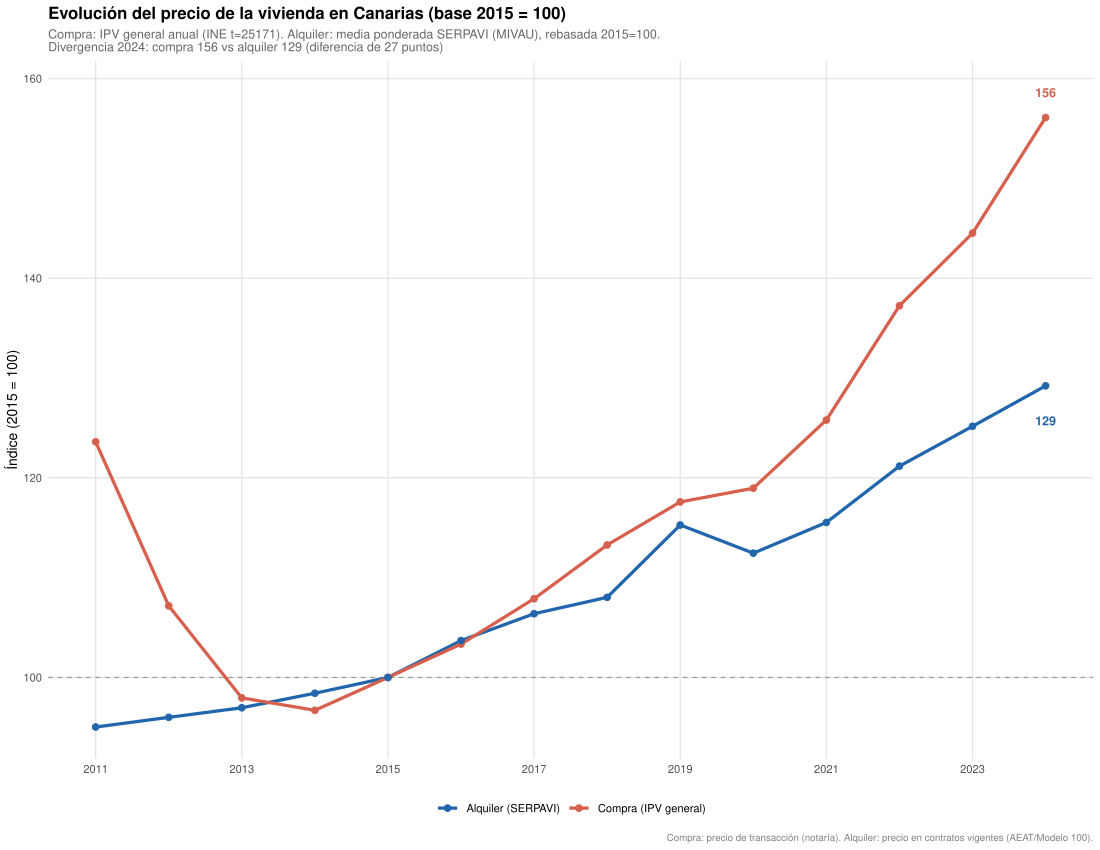

This chart was generated by the following R code:
#!/usr/bin/env Rscript
# =============================================================================
# evolucion_precios_vivienda.R
# Comparativa de la evolución del precio de compra (IPV, INE) y del alquiler
# (SERPAVI, MIVAU) en Canarias.
#
# Salidas:
#   auxiliares/evolucion_precios_vivienda.pdf
# =============================================================================

library(RPostgres)
library(DBI)
library(dplyr)
library(tidyr)
library(ggplot2)
library(scales)
library(dotenv)

load_dot_env(".env")

con <- dbConnect(RPostgres::Postgres(),
  host     = Sys.getenv("DB_HOST"),
  port     = as.integer(Sys.getenv("DB_PORT")),
  dbname   = Sys.getenv("DB_NAME"),
  user     = Sys.getenv("DB_USER"),
  password = Sys.getenv("DB_PASS")
)

# -----------------------------------------------------------------------------
# 1. IPV — media anual de trimestres, Canarias y Nacional
# -----------------------------------------------------------------------------

ipv_raw <- dbGetQuery(con, "
  SELECT territorio_codigo, anyo, trimestre, tipo_vivienda,
         indice, variacion_anual
  FROM ipv_vivienda
  ORDER BY territorio_codigo, anyo, trimestre")

# Media anual para comparación con SERPAVI (anual)
ipv_anual <- ipv_raw |>
  group_by(territorio_codigo, anyo, tipo_vivienda) |>
  summarise(
    indice_anual      = mean(indice, na.rm = TRUE),
    variacion_anual   = mean(variacion_anual, na.rm = TRUE),
    .groups = "drop"
  )

# Etiquetas legibles
ipv_anual <- ipv_anual |>
  mutate(
    territorio = if_else(territorio_codigo == "05", "Canarias", "Nacional"),
    tipo_label = case_match(tipo_vivienda,
      "general"      ~ "General",
      "nueva"        ~ "Vivienda nueva",
      "segunda_mano" ~ "Segunda mano"
    )
  )

# -----------------------------------------------------------------------------
# 2. SERPAVI — media ponderada anual, Canarias; rebase a 2015=100
# -----------------------------------------------------------------------------

serpavi <- dbGetQuery(con, "
  SELECT anyo,
         SUM(alq_m2_media * n_viviendas) / SUM(n_viviendas) AS alq_m2
  FROM serpavi_alquiler
  WHERE alq_m2_media IS NOT NULL AND n_viviendas IS NOT NULL
  GROUP BY anyo ORDER BY anyo")

base_2015 <- serpavi$alq_m2[serpavi$anyo == 2015]
serpavi <- serpavi |>
  mutate(
    indice_alq = alq_m2 / base_2015 * 100,
    variacion_anual = (alq_m2 / lag(alq_m2) - 1) * 100
  )

cat(sprintf("SERPAVI base 2015: %.2f €/m²\n", base_2015))
cat(sprintf("SERPAVI 2024: %.2f €/m²  → índice %.1f\n",
    tail(serpavi$alq_m2, 1), tail(serpavi$indice_alq, 1)))
cat(sprintf("IPV general Canarias 2024: %.1f\n",
    ipv_anual$indice_anual[ipv_anual$territorio_codigo == "05" &
                           ipv_anual$tipo_vivienda == "general" &
                           ipv_anual$anyo == 2024]))

# -----------------------------------------------------------------------------
# 3. Colores y tema
# -----------------------------------------------------------------------------

COL_COMPRA_CAN  <- "#d6604d"
COL_COMPRA_NAC  <- "#f4a582"
COL_ALQUILER    <- "#2166ac"
COL_NUEVA       <- "#e08214"
COL_SEGUNDA     <- "#762a83"

tema_base <- theme_minimal(base_size = 10) +
  theme(
    panel.grid.minor  = element_blank(),
    panel.grid.major  = element_line(color = "grey90"),
    axis.text         = element_text(size = 8),
    plot.title        = element_text(size = 12, face = "bold"),
    plot.subtitle     = element_text(size = 8.5, color = "grey40"),
    plot.caption      = element_text(size = 7, color = "grey50"),
    legend.position   = "bottom",
    legend.text       = element_text(size = 8)
  )

pdf("auxiliares/evolucion_precios_vivienda.pdf", width = 11, height = 8.5)

# =============================================================================
# PÁGINA 1: Índice base 2015=100 — compra vs alquiler, Canarias
# =============================================================================

periodo_comun <- intersect(
  ipv_anual$anyo[ipv_anual$territorio_codigo == "05" & ipv_anual$tipo_vivienda == "general"],
  serpavi$anyo
)

dat_p1_ipv <- ipv_anual |>
  filter(territorio_codigo == "05", tipo_vivienda == "general",
         anyo %in% periodo_comun) |>
  transmute(anyo, valor = indice_anual, serie = "Compra (IPV general)")

dat_p1_alq <- serpavi |>
  filter(anyo %in% periodo_comun) |>
  transmute(anyo, valor = indice_alq, serie = "Alquiler (SERPAVI)")

dat_p1 <- bind_rows(dat_p1_ipv, dat_p1_alq)

# Divergencia al final del período
div_compra <- dat_p1_ipv$valor[dat_p1_ipv$anyo == max(periodo_comun)]
div_alq    <- dat_p1_alq$valor[dat_p1_alq$anyo == max(periodo_comun)]

p1 <- ggplot(dat_p1, aes(x = anyo, y = valor, color = serie)) +
  geom_hline(yintercept = 100, linetype = "dashed", color = "grey60", linewidth = 0.4) +
  geom_line(linewidth = 1.1) +
  geom_point(size = 2) +
  annotate("text", x = max(periodo_comun), y = div_compra + 2.5,
           label = sprintf("%.0f", div_compra), size = 3, hjust = 0.5,
           color = COL_COMPRA_CAN, fontface = "bold") +
  annotate("text", x = max(periodo_comun), y = div_alq - 3.5,
           label = sprintf("%.0f", div_alq), size = 3, hjust = 0.5,
           color = COL_ALQUILER, fontface = "bold") +
  scale_color_manual(values = c(
    "Compra (IPV general)" = COL_COMPRA_CAN,
    "Alquiler (SERPAVI)"   = COL_ALQUILER
  )) +
  scale_x_continuous(breaks = seq(min(periodo_comun), max(periodo_comun), by = 2)) +
  scale_y_continuous(labels = function(x) paste0(x)) +
  labs(
    title    = "Evolución del precio de la vivienda en Canarias (base 2015 = 100)",
    subtitle = sprintf(
      "Compra: IPV general anual (INE t=25171). Alquiler: media ponderada SERPAVI (MIVAU), rebasada 2015=100.\nDivergencia %d: compra %.0f vs alquiler %.0f (diferencia de %.0f puntos)",
      max(periodo_comun), div_compra, div_alq, div_compra - div_alq),
    x = NULL, y = "Índice (2015 = 100)",
    color = NULL,
    caption = "Compra: precio de transacción (notaría). Alquiler: precio en contratos vigentes (AEAT/Modelo 100)."
  ) +
  tema_base

print(p1)

# =============================================================================
# PÁGINA 2: Compra vs alquiler + referencia Nacional (índices)
# =============================================================================

dat_p2_nac <- ipv_anual |>
  filter(territorio_codigo == "00", tipo_vivienda == "general",
         anyo %in% periodo_comun) |>
  transmute(anyo, valor = indice_anual, serie = "Compra Nacional (IPV)")

dat_p2 <- bind_rows(dat_p1, dat_p2_nac)

p2 <- ggplot(dat_p2, aes(x = anyo, y = valor, color = serie, linetype = serie)) +
  geom_hline(yintercept = 100, linetype = "dashed", color = "grey60", linewidth = 0.4) +
  geom_line(linewidth = 1.0) +
  geom_point(size = 1.8) +
  scale_color_manual(values = c(
    "Compra (IPV general)"  = COL_COMPRA_CAN,
    "Alquiler (SERPAVI)"    = COL_ALQUILER,
    "Compra Nacional (IPV)" = COL_COMPRA_NAC
  )) +
  scale_linetype_manual(values = c(
    "Compra (IPV general)"  = "solid",
    "Alquiler (SERPAVI)"    = "solid",
    "Compra Nacional (IPV)" = "dashed"
  )) +
  scale_x_continuous(breaks = seq(min(periodo_comun), max(periodo_comun), by = 2)) +
  labs(
    title    = "Canarias vs Nacional: precio de compra y alquiler (base 2015 = 100)",
    subtitle = "Canarias muestra mayor crecimiento del precio de compra que la media nacional",
    x = NULL, y = "Índice (2015 = 100)",
    color = NULL, linetype = NULL,
    caption = "Fuentes: INE tabla 25171 (IPV) - MIVAU/AEAT SERPAVI (alquiler)"
  ) +
  tema_base

print(p2)

# =============================================================================
# PÁGINA 3: Tasas de variación anual (%)
# =============================================================================

dat_p3_ipv <- ipv_anual |>
  filter(territorio_codigo == "05", tipo_vivienda == "general",
         anyo %in% periodo_comun, !is.na(variacion_anual)) |>
  transmute(anyo, valor = variacion_anual, serie = "Compra (IPV general)")

dat_p3_alq <- serpavi |>
  filter(anyo %in% periodo_comun, !is.na(variacion_anual)) |>
  transmute(anyo, valor = variacion_anual, serie = "Alquiler (SERPAVI)")

dat_p3 <- bind_rows(dat_p3_ipv, dat_p3_alq)

p3 <- ggplot(dat_p3, aes(x = anyo, y = valor, color = serie)) +
  geom_hline(yintercept = 0, linetype = "dashed", color = "grey50", linewidth = 0.4) +
  geom_line(linewidth = 1.0) +
  geom_point(size = 2) +
  geom_text(aes(label = sprintf("%.1f%%", valor)),
            vjust = -0.8, size = 2.5, show.legend = FALSE) +
  scale_color_manual(values = c(
    "Compra (IPV general)" = COL_COMPRA_CAN,
    "Alquiler (SERPAVI)"   = COL_ALQUILER
  )) +
  scale_x_continuous(breaks = seq(min(periodo_comun), max(periodo_comun), by = 2)) +
  labs(
    title    = "Variación anual del precio de compra y alquiler en Canarias (%)",
    subtitle = "El precio de compra amplifica los ciclos; el alquiler muestra mayor estabilidad",
    x = NULL, y = "Variación anual (%)",
    color = NULL,
    caption = "IPV: variación media anual de los cuatro trimestres. SERPAVI: variación respecto al año anterior."
  ) +
  tema_base

print(p3)

# =============================================================================
# PÁGINA 4: IPV por tipo de vivienda — Canarias (serie completa 2007-2025)
# =============================================================================

ipv_trim_can <- ipv_raw |>
  filter(territorio_codigo == "05") |>
  mutate(
    fecha = as.Date(sprintf("%d-%02d-01", anyo, (trimestre - 1) * 3 + 1)),
    tipo_label = case_match(tipo_vivienda,
      "general"      ~ "General",
      "nueva"        ~ "Vivienda nueva",
      "segunda_mano" ~ "Segunda mano"
    )
  )

p4 <- ggplot(ipv_trim_can, aes(x = fecha, y = indice, color = tipo_label)) +
  geom_hline(yintercept = 100, linetype = "dashed", color = "grey60", linewidth = 0.4) +
  geom_line(linewidth = 0.9) +
  scale_color_manual(values = c(
    "General"        = COL_COMPRA_CAN,
    "Vivienda nueva" = COL_NUEVA,
    "Segunda mano"   = COL_SEGUNDA
  )) +
  scale_x_date(date_breaks = "2 years", date_labels = "%Y") +
  labs(
    title    = "IPV Canarias por tipo de vivienda (base 2015 = 100, trimestral)",
    subtitle = "Vivienda nueva supera ampliamente a segunda mano desde 2021",
    x = NULL, y = "Índice (2015 = 100)",
    color = NULL,
    caption = "Fuente: INE tabla 25171 - Q4 2007 - Q4 2025"
  ) +
  tema_base

print(p4)

dev.off()

dbDisconnect(con)
cat("\nPDF generado en: auxiliares/evolucion_precios_vivienda.pdf\n")
